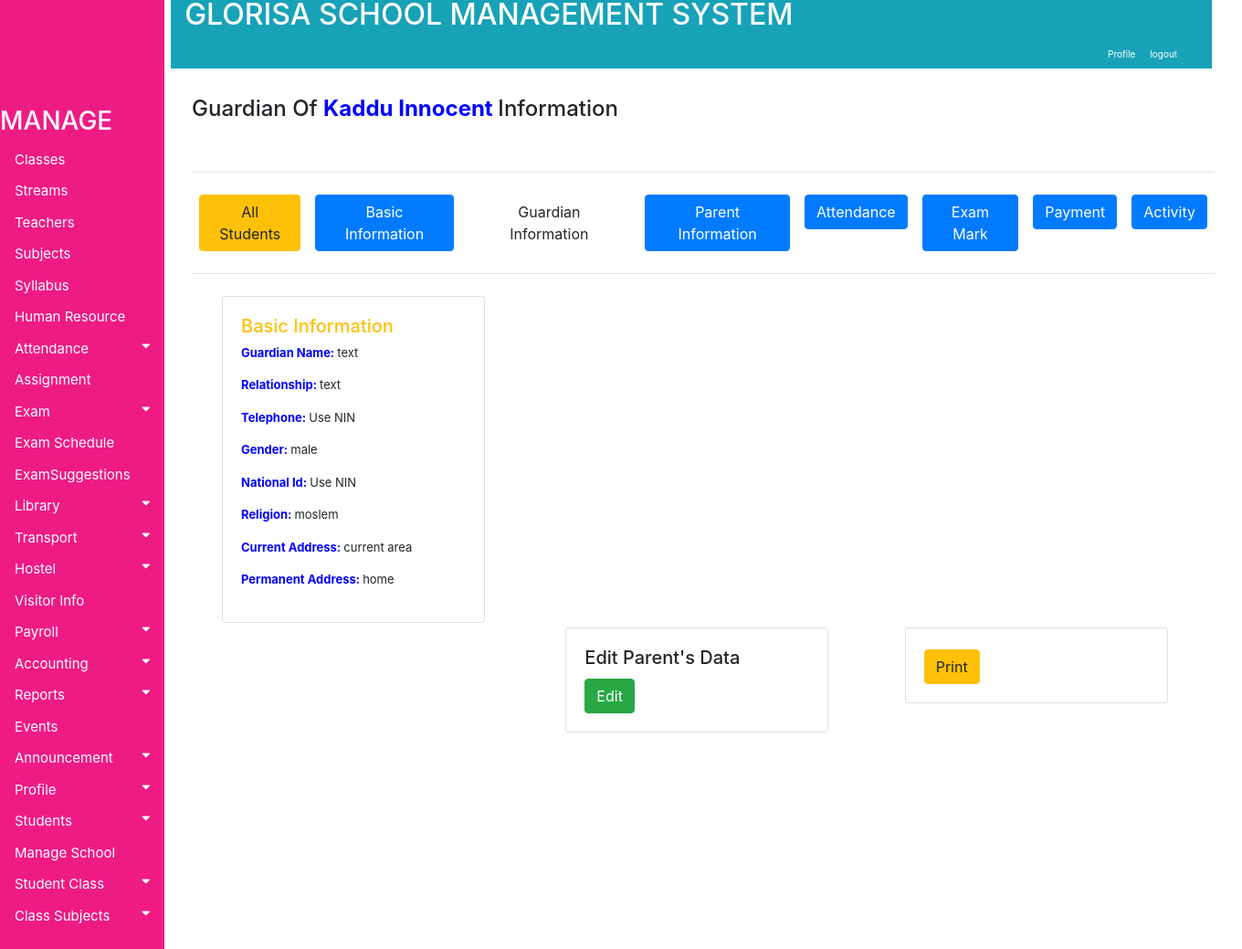
The app's page /accounts/guardianofstudentdetails/1 (signed in) with its own data.
### accounts/models.py (models this page shows, shortened)
class DataStudent(models.Model):
    sex = (('female','female'), ('male','male'))
    reli = (('moslem','moslem'), ('Christian','Christian'),('Others','Others'))
    relation = (('Brother','Brother'), ('Sister','Sister'),('Mother','Mother'),
    ('Father','Father'), ('Uncle','Uncle'),('Auntie','Auntie'))
    school = models.ForeignKey(School, on_delete=models.PROTECT, blank=True, null=True)
    religion = models.CharField(max_length=130, choices=reli, blank=False)
    name = models.CharField(max_length=100)
    username = models.CharField(max_length=100)
    gender = models.CharField(max_length=130, choices=sex, blank=False)
    Class = models.ForeignKey(Classinformation, on_delete=models.PROTECT, blank=True, null=True)
    stream = models.ForeignKey(Sectioninformation, on_delete=models.PROTECT, blank=True, null=True)
    admission_no = models.CharField(max_length=130, default="nypefjhjhd")
    admission_date = models.CharField(max_length=100, default="nyfjhjpd")
    Birth_Date= models.CharField(max_length=100, default="nyfjhjpd")
    Guardian = models.CharField(max_length=130, default="text")
    GuardianRelationshipToStudent = models.CharField(max_length=130, choices=relation, default="text",blank=False)
    phone = models.CharField(max_length=150, default="Use NIN")
    NationaId = models.CharField(max_length=150, default="Use NIN")
    PresentAddress = models.CharField(max_length=100, default="current area")
    PermanentAddress = models.CharField(max_length=100, default="home")
    previous_class = models.CharField(max_length=100, default="home")
    previous_school = models.CharField(max_length=100, default="home")
    FatherName = models.CharField(max_length=100, default="text")
    FatherPhone =  models.CharField(max_length=100, default="text")
    FatherProfession =  models.CharField(max_length=100, default="text")
    FatherDesignation = models.CharField(max_length=100, default="text")
    MotherName = models.CharField(max_length=100, default="text")
    MotherPhone =  models.CharField(max_length=100, default="text")
    MotherProfession =  models.CharField(max_length=100, default="text")
    MotherDesignation = models.CharField(max_length=100, default="text")
    email = models.CharField(max_length=100, default="text")
    health_condition = models.CharField(max_length=100, default="text")
    password = models.CharField(max_length=100, default="text")
    Transfer_Certificate = models.ImageField(upload_to="gallery", default="text")
    Father_Photo = models.ImageField(upload_to="gallery", default="text")
    Student_Photo = models.ImageField(upload_to="gallery", default="text")
    Mother_Photo = models.ImageField(upload_to="gallery", default="text")

### accounts/views/views.py (the view)
# urls.py: url(r'^guardianofstudentdetails/(?P<pk>\d+)', views.guardianofstudentdetails, name="guardianofstudentdetails"),
@login_required
def guardianofstudentdetails(request, pk):
    all_info = DataStudent.objects.filter(id=pk)
    context = {'all_info': all_info}
    return render(request, 'accounts/Students/guardianofstudentdetails.html', context)

### accounts/templates/accounts/Students/guardianofstudentdetails.html (shortened to what this page needs)
{% extends 'base.html' %}
{% block body %}
{% if all_info %}
{% for item in all_info %}
<div class="container" style="margin-left: 200px;font-size: 20px; padding: 0px 10px;">
<br><h4>Guardian Of <b>{{ item.name}} </b> Information</h4><br>
<hr style="margin-top: 1rem; margin-bottom: 1rem;border: 0; border-top: 1px solid rgba(0, 0, 0, 0.1);"/>
<nav class="nav navbar-expand">
  <ul class="navbar-nav mr-auto">
    <li class="nav-item">
    <a class="nav-link" href="{% url 'viewstudents' %}"><button class="btn btn-warning">All Students</button></a>
    </li>
    <li class="nav-item">
    <a class="nav-link" href="{% url 'singlestudentdetails' pk=item.id  %}"><button class="btn btn-primary">Basic Information</button></a><li>
    <li class="nav-item">
    <a class="nav-link" href="{% url 'guardianofstudentdetails' pk=item.id  %}"><button class="btn btn-default">Guardian Information</button></a>
    </li>
    <li class="nav-item">
    <a class="nav-link" href="{% url 'parentofstudentdetails' pk=item.id  %}"><button class="btn btn-primary">Parent Information</button></a><li>
    <li class="nav-item">
      <a class="nav-link" href="#"><button class="btn btn-primary">Attendance</button></a>
    </li>
    <li class="nav-item">
      <a class="nav-link" href="#"><button class="btn btn-primary">Exam Mark</button></a>
    </li>
    <li class="nav-item">
      <a class="nav-link" href="#"><button class="btn btn-primary">Payment</button></a>
    </li>
    <li class="nav-item">
      <a class="nav-link" href="#"><button class="btn btn-primary">Activity</button></a>
    </li>
  </ul>
</nav>
<hr style="margin-top: 1rem; margin-bottom: 1rem;border: 0; border-top: 1px solid rgba(0, 0, 0, 0.1);"/>
<div class="container" style="margin-left:20px; font-size:130%; padding:3px">
<div class="form-row" style="margin:5px;">
  <div class="col-lg-4 center">
    <div class="card" style="width: 18rem;">
      <div class="card-body">
        <h5 class="text-warning">Basic Information</h5>
        <p><b>Guardian Name:  </b>{{ item.Guardian  }}</p>
        <p><b>Relationship:  </b>{{ item.GuardianRelationshipToStudent }}</p>
        <p><b>Telephone:  </b>{{ item.phone }}</p>
        <p><b>Gender:  </b>{{ item.gender  }}</p>
        <p><b>National Id:  </b>{{ item.NationaId}}</p>
        <p><b>Religion:  </b>{{ item.religion }}</p>
        <p><b>Current Address:  </b>{{ item.PresentAddress}}</p>
        <p><b>Permanent Address:  </b>{{ item.PermanentAddress }}</p>
      </div>
    </div>
  </div>
</div>
<div class="col-md-4 col-sm-6 col-xs-6" style="float:right">
    <div class="card" style="width: 18rem;">
      <div class="card-body">
        <button class="btn btn-warning" name="button"> Print </button>
      </div>
    </div>
  </div>
  <div class="col-md-4 col-sm-6 col-xs-6" style="float:right">
    <div class="card" style="width: 18rem;">
      <div class="card-body">
        <h5 class="text-default">Edit Parent's Data</h5>
        <a href="{% url 'editstudent' pk=item.id  %}"><button  class="btn btn-success" name="button"> Edit </button></a>
      </div>
    </div>
  </div>
</div>
{% endfor %}
{% endif %}
</div>
{% endblock %}

### accounts/static/css/style.css (style rules this page uses)
.container { margin-left: 200px;font-size: 10px; padding: 0px 10px; }
.col-lg-4 { font-size: 13px; }
body { font-family: "Lato", sans-serif; }

### accounts/templates/accounts/Students/guardianofstudentdetails.html (style rules this page uses)
b { font-size:100%; color:blue; }

### records on screen
DataStudent: name "Kaddu Innocent", Guardian "text", GuardianRelationshipToStudent "text", phone "Use NIN", gender "male", NationaId "Use NIN", religion "moslem", PresentAddress "current area", PermanentAddress "home"
